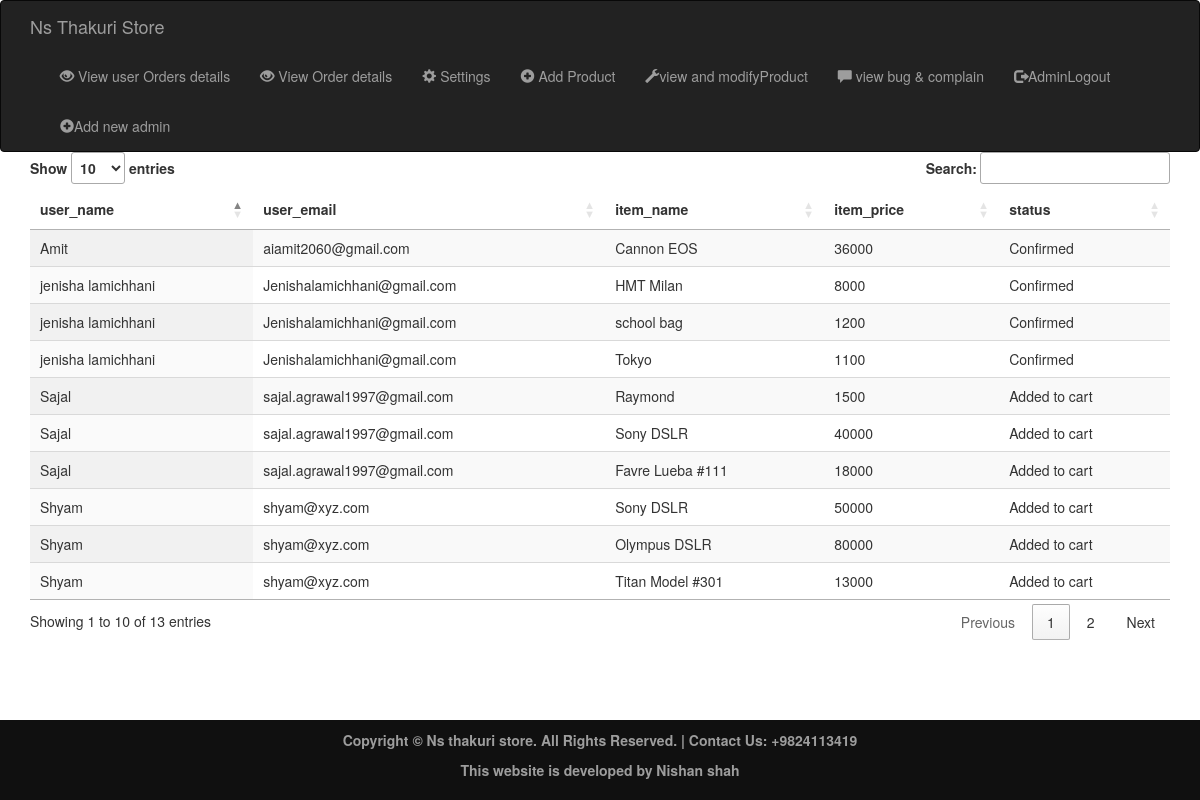
The page /adminPannel/viewsUserOrderDetails.php (signed in) on the database its author committed.
### tables this page shows
CREATE TABLE `users_items` (
  `id` int(11) NOT NULL,
  `user_id` int(11) NOT NULL,
  `item_id` int(11) NOT NULL,
  `status` enum('Added to cart','Confirmed') NOT NULL,
  `created_at` timestamp NOT NULL DEFAULT current_timestamp()
);

CREATE TABLE `users` (
  `id` int(11) NOT NULL,
  `name` varchar(255) NOT NULL,
  `email` varchar(255) NOT NULL,
  `password` varchar(255) NOT NULL,
  `contact` varchar(255) NOT NULL,
  `city` varchar(255) NOT NULL,
  `address` varchar(255) NOT NULL
);

CREATE TABLE `items` (
  `id` int(11) NOT NULL,
  `name` varchar(255) NOT NULL,
  `price` int(11) NOT NULL,
  `image` blob DEFAULT NULL,
  `category` varchar(255) DEFAULT NULL
);

### adminPannel/viewsUserOrderDetails.php (the view, shortened to what this page needs)
<?php
require '../connection/connection.php';
?>
<!DOCTYPE html>
<html>
<head>
        <link rel="stylesheet" href="../bootstrap/css/bootstrap.min.css" type="text/css">
        <link rel="stylesheet" type="text/css" href="https://cdn.datatables.net/1.11.5/css/jquery.dataTables.css">
        <link rel="stylesheet" href="../css/style.css" type="text/css">
    </head>
    <body>
         <?php require ('./header.php'); ?>
        <div class="container">
            <center>
                       <?php
                        $sql = "SELECT users.name AS user_name,
                        users.email AS user_email,
                        items.name AS item_name,
                        items.price AS item_price,
                        users_items.status AS status
                 FROM users
                 INNER JOIN users_items ON users.id = users_items.user_id
                 INNER JOIN items ON items.id = users_items.item_id;";
                        $result = $con->query($sql);
                        ?>
                        <table id="myTable" class="display">
                        <thead>
                    <?php
                    echo "<tr>";
                    while ($field = $result->fetch_field())
                    {
                        echo "<th>{$field->name}</th>";
                    }
                    echo "</tr>  </thead> <tbody>";
                    while ($row = $result->fetch_assoc())
                    {
                        echo "<tr>";
                        foreach ($row as $value) {
                            echo "<td>$value</td>";
                        }
                        echo "</tr> ";
                    }
                    echo "</tbody> </table>";
                    ?>
                </center>
            </div>
    <?php require ('../footer/footer.php')  ?>
    </body>
</html>

### css/style.css (style rules this page uses)
html { min-height:100%; position:relative; }

### adminPannel/viewsUserOrderDetails.php (style rules this page uses)
table { border-collapse: collapse; width: 100%; }
th, td { text-align: left; padding: 8px; }
tr:nth-child(even) { background-color: #D6EEEE; }

### rows shown on the page
users_items: user.name "Shyam", user.email "shyam@xyz.com", item.name "Sony DSLR", item.price "50000", status "Added to cart"
users_items: user.name "Shyam", user.email "shyam@xyz.com", item.name "Olympus DSLR", item.price "80000", status "Added to cart"
users_items: user.name "Shyam", user.email "shyam@xyz.com", item.name "Titan Model #301", item.price "13000", status "Added to cart"
users_items: user.name "Sajal", user.email "sajal.agrawal1997@gmail.com", item.name "Raymond", item.price "1500", status "Added to cart"
users_items: user.name "Sajal", user.email "sajal.agrawal1997@gmail.com", item.name "Sony DSLR", item.price "40000", status "Added to cart"
users_items: user.name "Sajal", user.email "sajal.agrawal1997@gmail.com", item.name "Favre Lueba #111", item.price "18000", status "Added to cart"
users_items: user.name "Amit", user.email "aiamit2060@gmail.com", item.name "Cannon EOS", item.price "36000", status "Confirmed"
users_items: user.name "jenisha lamichhani", user.email "Jenishalamichhani@gmail.com", item.name "HMT Milan", item.price "8000", status "Confirmed"
users_items: user.name "jenisha lamichhani", user.email "Jenishalamichhani@gmail.com", item.name "school bag", item.price "1200", status "Confirmed"
users_items: user.name "jenisha lamichhani", user.email "Jenishalamichhani@gmail.com", item.name "Tokyo", item.price "1100", status "Confirmed"

### other values the page prints
$field->name "user_name"
$field->name "user_email"
$field->name "item_name"
$field->name "item_price"
$field->name "status"
